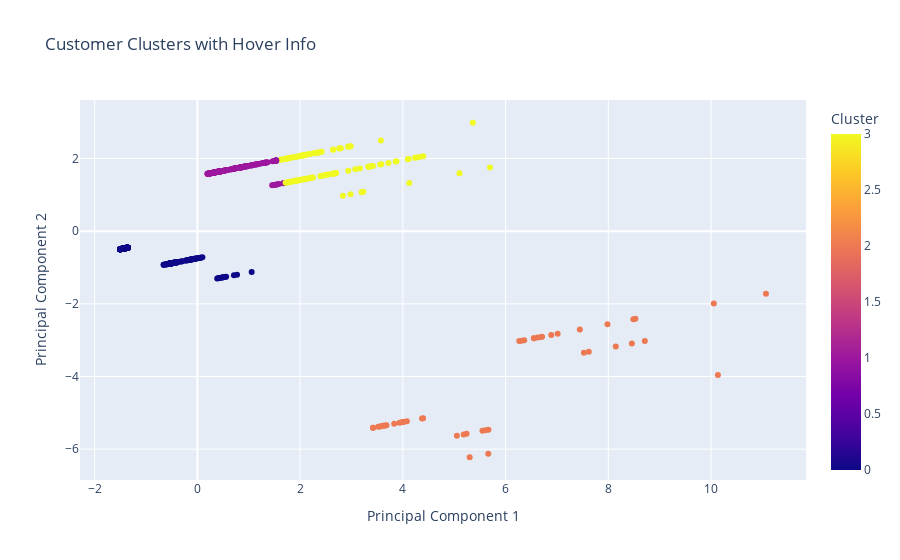

The notebook cell this image was saved under:
### Code cell
import plotly.express as px

# Create a new column with the customer label information to display on hover
# Combine the customer ID and the labels into a single string for display on hover
aggregated_df['Hover_Info'] = aggregated_df['Customer ID'].astype(str) + "<br>" + \
                              aggregated_df['Customer_Label'].apply(lambda x: ', '.join(x.split(' - ')))

# Apply KMeans clustering (or use your clustering method)
kmeans = KMeans(n_clusters=4, random_state=42)  # Change number of clusters as necessary
aggregated_df['Cluster'] = kmeans.fit_predict(scaled_features)

# Apply PCA to reduce features to 2D for visualization
pca = PCA(n_components=2)
reduced_features = pca.fit_transform(scaled_features)

# Add the PCA components to the dataframe for plotting
aggregated_df['PCA_1'] = reduced_features[:, 0]
aggregated_df['PCA_2'] = reduced_features[:, 1]

# Create an interactive scatter plot using Plotly
fig = px.scatter(aggregated_df, 
                 x='PCA_1', 
                 y='PCA_2', 
                 color='Cluster',  # Color by cluster
                 hover_data=['Hover_Info'],  # Hover over customer data (ID and labels)
                 title="Customer Clusters with Hover Info",
                 labels={"PCA_1": "Principal Component 1", "PCA_2": "Principal Component 2"})

# Show the plot
fig.show()

### Figure 1 — Plotly figure (JSON) as saved in the notebook; plotly's stock layout.template omitted (floating-point values rounded to 4 significant figures; data arrays with more than 128 entries replaced by an {"elided": "..."} marker saying what was removed)
{"data": [{"customdata": {"elided": "960x1 str values"}, "hovertemplate": "Principal Component 1=%{x}<br>Principal Component 2=%{y}<br>Hover_Info=%{customdata[0]}<br>Cluster=%{marker.color}<extra></extra>", "legendgroup": "", "marker": {"color": {"elided": "960 int values"}, "coloraxis": "coloraxis", "symbol": "circle"}, "mode": "markers", "name": "", "orientation": "v", "showlegend": false, "type": "scatter", "x": {"elided": "960 float values"}, "xaxis": "x", "y": {"elided": "960 float values"}, "yaxis": "y"}], "layout": {"coloraxis": {"colorbar": {"title": {"text": "Cluster"}}, "colorscale": [[0, "#0d0887"], [0.1111, "#46039f"], [0.2222, "#7201a8"], [0.3333, "#9c179e"], [0.4444, "#bd3786"], [0.5556, "#d8576b"], [0.6667, "#ed7953"], [0.7778, "#fb9f3a"], [0.8889, "#fdca26"], [1, "#f0f921"]]}, "legend": {"tracegroupgap": 0}, "title": {"text": "Customer Clusters with Hover Info"}, "xaxis": {"anchor": "y", "domain": [0, 1], "title": {"text": "Principal Component 1"}}, "yaxis": {"anchor": "x", "domain": [0, 1], "title": {"text": "Principal Component 2"}}}}
